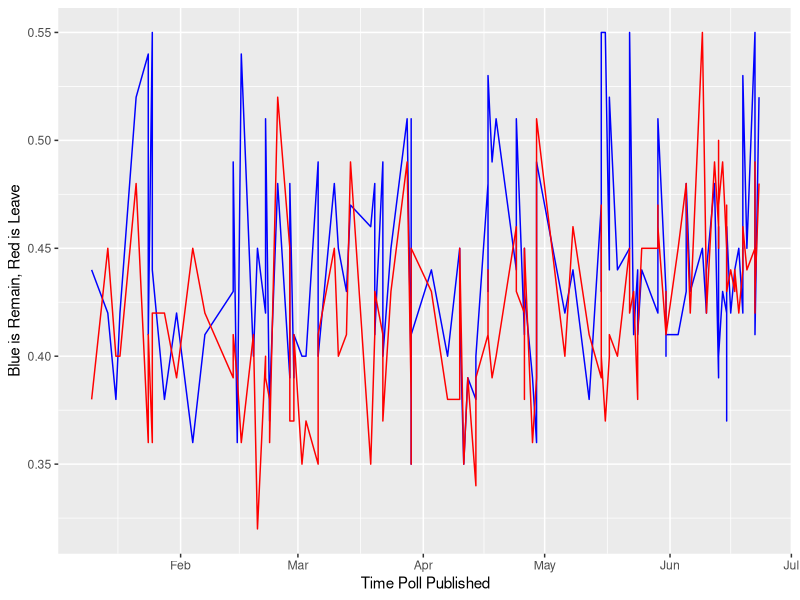
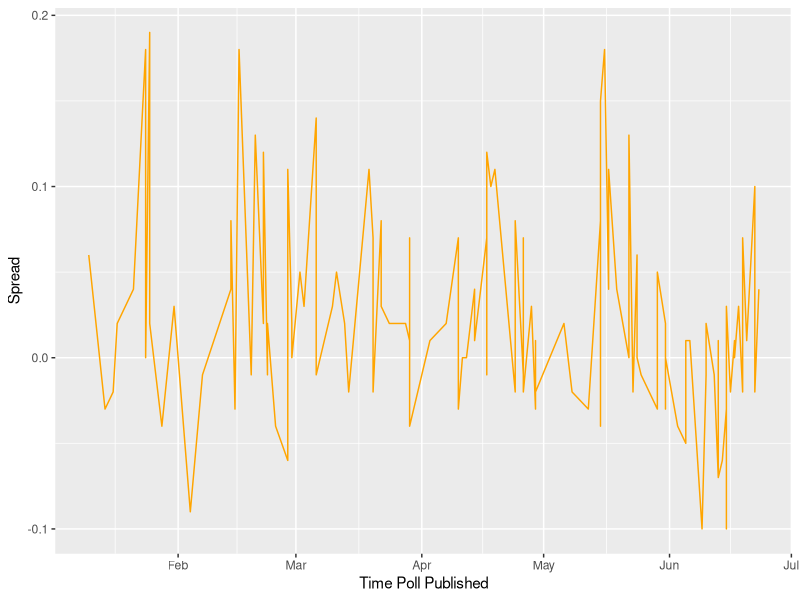
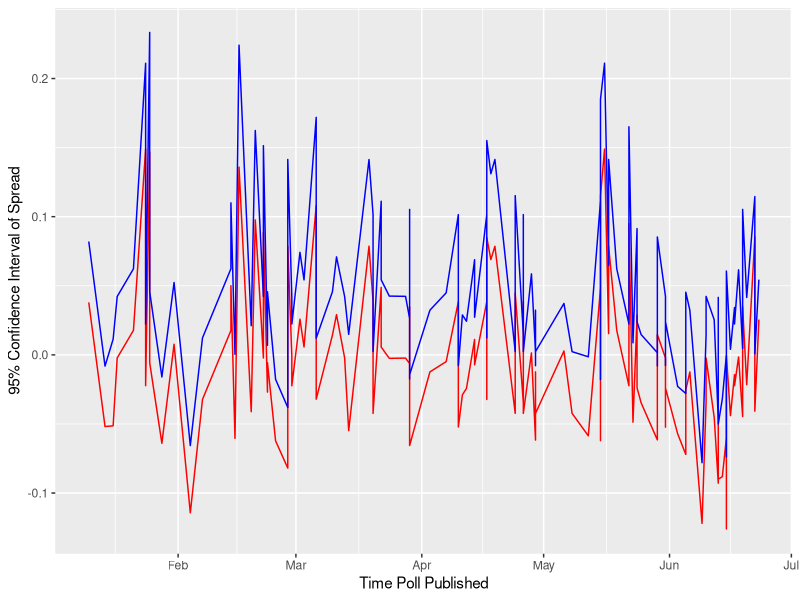
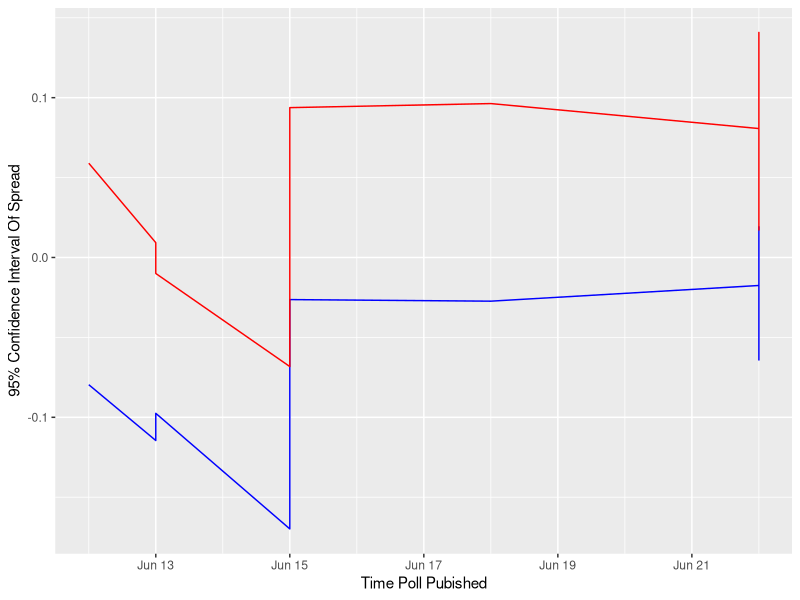

These charts were generated, in order, by the following R code:
## ---- chunk 1
knitr::opts_chunk$set(echo = TRUE)
## ---- chunk 2
library(dslabs)
library(ggplot2) 
library(dplyr)
library(tidyverse)


data("brexit_polls")
## ---- chunk 3
brexit_polls %>% 
  ggplot(aes(x = enddate)) + 
  geom_line(aes(y = remain), color = "Blue") + 
  geom_line(aes(y = leave), color = "Red") +
  xlab("Time Poll Published") + 
  ylab("Blue is Remain, Red is Leave")
## ---- chunk 4
brexit_polls %>% 
  ggplot(aes(enddate, spread)) + 
  geom_line(color = "Orange") + 
  xlab("Time Poll Published") + 
  ylab("Spread") 
## ---- chunk 5
brexit_polls <- brexit_polls %>% 
  mutate(p = ((spread + 1) / 2)) %>% 
  mutate(se = sqrt((p * (1 - p)) / samplesize)) %>% 
  mutate(lower = (spread - (2 * se)), upper = (spread + (2 * se))) 

brexit_polls %>% 
  ggplot(aes(x = enddate)) + 
  geom_line(aes(y = lower), color = "Red") + 
  geom_line(aes(y = upper), color = "Blue") +
  xlab("Time Poll Published") + 
  ylab("95% Confidence Interval of Spread") 
## ---- chunk 6

brexit_polls %>% 
  group_by(pollster) %>% 
  summarize(n())


data <- brexit_polls %>% 
  mutate(true_remain = (remain / (remain + leave)), true_leave = (leave / (remain + leave))) %>% 
  mutate(true_spread = (true_remain - true_leave)) %>% 
  mutate(true_p = ((true_spread + 1) / 2)) %>% 
  mutate(se = (2 * sqrt(((true_p) * (1 - true_p)) / samplesize))) %>% 
  mutate(true_lower = (true_spread - (1.96 * se)), true_upper = (true_spread + (1.96 * se))) 


final_data <- data %>% 
  group_by(pollster) %>% 
  filter(n() >= 7) %>%
  filter(enddate == max(enddate)) %>%
  ungroup() %>% 
  filter(enddate <= "2016-06-22")
## ---- chunk 7
final_data %>% 
  ggplot(aes(enddate)) + 
  geom_line(aes(y = true_lower), color = "Blue") + 
  geom_line(aes(y = true_upper), color = "Red") + 
  xlab("Time Poll Pubished") + 
  ylab("95% Confidence Interval Of Spread") 
## ---- chunk 8
mean_spread <- final_data %>% 
  summarize(d = (sum(true_spread * samplesize)) / (sum(samplesize))) %>%  
  pull(d)

print("Mean Spread")
mean_spread

p_hat <- (mean_spread + 1) / 2 

N <- sum(final_data$samplesize) 

final_se <- 2 * sqrt((p_hat * (1 - p_hat)) / N)

print("Lower Bound Confidence Interval Of Vote Outcome")
mean_spread - (2 * final_se)
print("Upper Bound Confidence Interval Of Vote Outcome")
mean_spread + (2 * final_se)

### Probability of Voting to leave the EU 
print("Probability Of Leaving EU")
pnorm(0, mean_spread, final_se)

### t test, treating each poll as a part of a basket of polls ### 

avg <- mean(final_data$true_spread)
SSDD <- sd(final_data$true_spread)  
t <- (0 - avg) / (SSDD / sqrt(10)) 
print("Probability Of Leaving EU, t-score")
pt(t, 9) 
